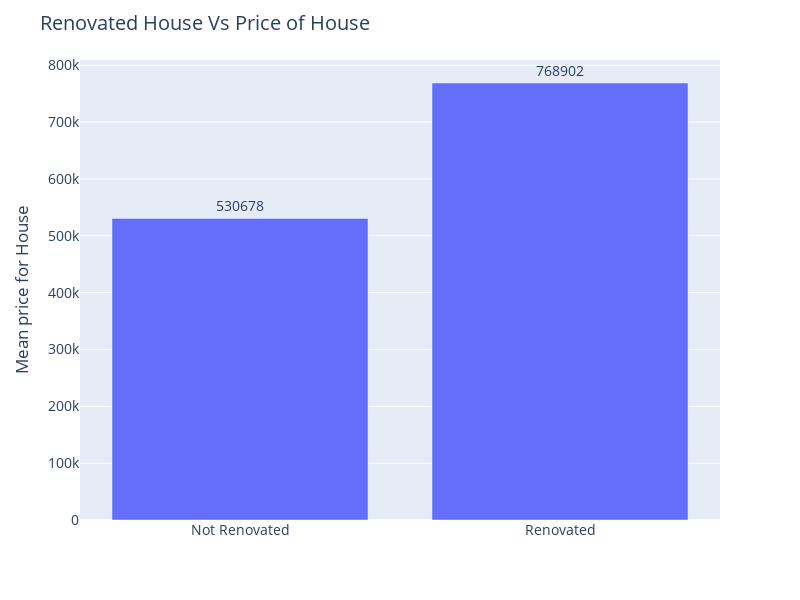

Notebook code cell kept with this figure:
### Code cell
import plotly.express as px

df_filtered = df_import[df_import['new_renovate'] != 'NA'] 
renovate_data = df_filtered.groupby('new_renovate')['price'].mean().reset_index()

fig = px.bar(renovate_data, x='new_renovate', y='price')

fig.update_layout(
    title='Renovated House Vs Price of House',
    xaxis_title=None,
    yaxis_title='Mean price for House',
    font=dict(size=14),
    showlegend=False,
    width=800,
    height=600
)

fig.update_traces(
    texttemplate='%{y:.0f}',
    textposition='outside'
)

fig.show()

### Figure 1 — Plotly figure (JSON) as saved in the notebook; plotly's stock layout.template omitted (floating-point values rounded to 4 significant figures)
{"data": [{"alignmentgroup": "True", "hovertemplate": "new_renovate=%{x}<br>price=%{y}<extra></extra>", "legendgroup": "", "marker": {"color": "#636efa", "pattern": {"shape": ""}}, "name": "", "offsetgroup": "", "orientation": "v", "showlegend": false, "textposition": "outside", "texttemplate": "%{y:.0f}", "type": "bar", "x": ["Not Renovated", "Renovated"], "xaxis": "x", "y": [530700.0, 768900.0], "yaxis": "y"}], "layout": {"barmode": "relative", "font": {"size": 14}, "height": 600, "legend": {"tracegroupgap": 0}, "margin": {"t": 60}, "showlegend": false, "title": {"text": "Renovated House Vs Price of House"}, "width": 800, "xaxis": {"anchor": "y", "domain": [0, 1], "title": {}}, "yaxis": {"anchor": "x", "domain": [0, 1], "title": {"text": "Mean price for House"}}}}
